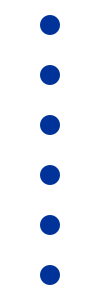
Frame 1 (no input)
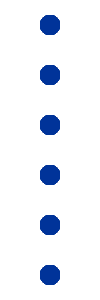
Frame 60 (the mouse pressed at the canvas centre just before this capture)
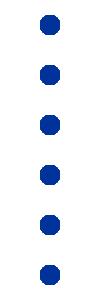
Frame 120 (the mouse held since frame 60 and released just before this capture)

The Processing sketch that drew these frames (run headless with seeded random() and noise(); from frame 60 on, the mouse is pressed at the canvas centre):

// Processing sketch: fp_pg_q_03_09
// ── fp_pg_q_03_09.pde
void setup() {
  size(100, 300);
  background(255, 255, 255);
}

// 問題 3.9 算術演算子を用いて 100 画素 ×300 画素のウインドウに直径 20 画素の円を下から 5 個縦に並べよ
void draw() {
  int x = 50;
  noStroke();
  fill(0, 51, 153);
  for(int y = 275; 25 <= y; y-=50){
    ellipse(x, y, 20, 20);
  }
}
